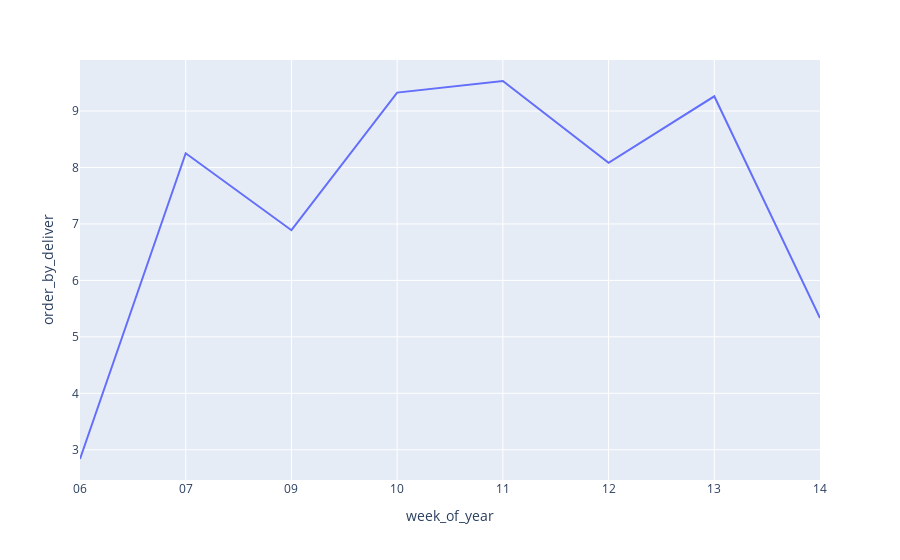

The cell this chart's notebook holds for it:
### Markdown cell above
### 5. A quantidade de pedidos por entregador por semana.

### Code cell
df_aux1 = df1.loc[:, ['week_of_year', 'ID']].groupby(['week_of_year']).count().reset_index()
df_aux2 = df1.loc[:, ['week_of_year', 'Delivery_person_ID']].groupby(['week_of_year']).nunique().reset_index()

df_aux = pd.merge( df_aux1, df_aux2, how='inner')
df_aux['order_by_deliver'] = df_aux['ID'] / df_aux['Delivery_person_ID']
px.line(df_aux, x='week_of_year', y='order_by_deliver')

### Figure 1 — Plotly figure (JSON) as saved in the notebook; plotly's stock layout.template omitted (floating-point values rounded to 4 significant figures)
{"data": [{"hovertemplate": "week_of_year=%{x}<br>order_by_deliver=%{y}<extra></extra>", "legendgroup": "", "line": {"color": "#636efa", "dash": "solid"}, "marker": {"symbol": "circle"}, "mode": "lines", "name": "", "orientation": "v", "showlegend": false, "type": "scatter", "x": ["06", "07", "09", "10", "11", "12", "13", "14"], "xaxis": "x", "y": [2.836, 8.252, 6.889, 9.326, 9.532, 8.083, 9.261, 5.334], "yaxis": "y"}], "layout": {"autosize": true, "legend": {"tracegroupgap": 0}, "margin": {"t": 60}, "xaxis": {"anchor": "y", "autorange": true, "domain": [0, 1], "range": [0, 7], "title": {"text": "week_of_year"}, "type": "category"}, "yaxis": {"anchor": "x", "autorange": true, "domain": [0, 1], "range": [2.464, 9.904], "title": {"text": "order_by_deliver"}, "type": "linear"}}}
